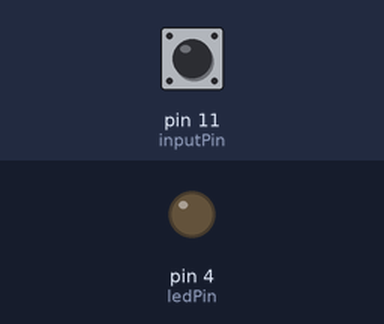
The sketch below on a simulated Arduino Uno, built with avr-gcc and run on an emulated ATmega328P. Shown: output pins drawn as LEDs (lit = HIGH). Inputs (shaded band) come from the test bench; at power-on: pin 11 (inputPin) HIGH.

Above: at 1.2 s.
1.3 s: pin 11 (inputPin) pulled LOW for 0.15 s
At 1.37 s:
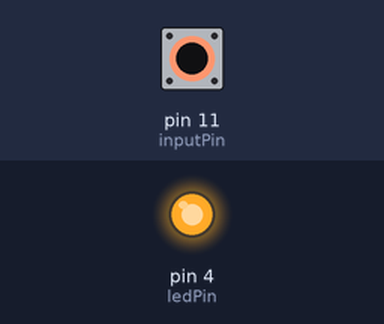
2.9 s: pin 11 (inputPin) pulled LOW for 3.2 s
At 6.4 s:
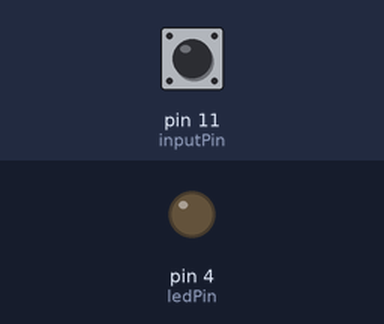
Timing chart, 0 to 7.9 s (numbered marks = the images above; inputs shaded):
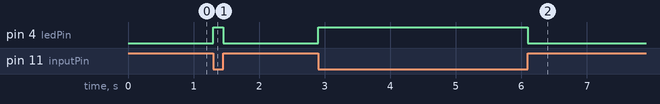

Measured:
- after the input at 1.3 s, pin 4 (ledPin): LOW → HIGH at once, → LOW 0.15 s later
- after the input at 2.9 s, pin 4 (ledPin): LOW → HIGH at once, → LOW 3.2 s later

The sketch:

app.ino
```cpp
const int ledPin = 4;
const int inputPin = 11;
void setup()
{
    pinMode(ledPin, OUTPUT);
    pinMode(inputPin, INPUT_PULLUP); // 내부 풀업 스위치
}
void loop()
{
    int swInput = digitalRead(inputPin);
    if (swInput == LOW)
        digitalWrite(ledPin, HIGH);
    else
        digitalWrite(ledPin, LOW);
}
```
